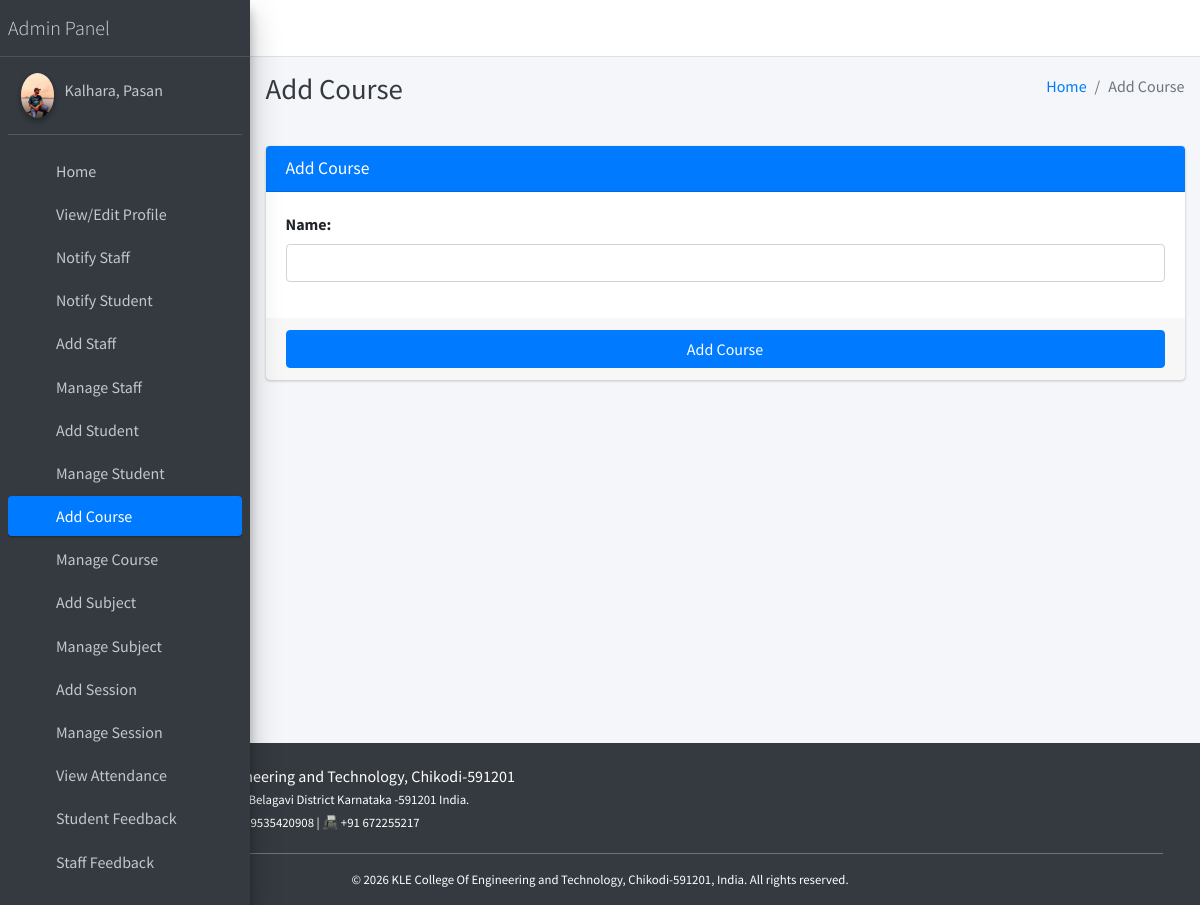
The app's page /course/add (signed in) with its own data.
### main_app/models.py (models this page shows)
class CustomUser(AbstractUser):
    USER_TYPE = ((1, "HOD"), (2, "Staff"), (3, "Student"))
    GENDER = [("M", "Male"), ("F", "Female")]
    username = None  # Removed username, using email instead
    email = models.EmailField(unique=True)
    user_type = models.CharField(default=1, choices=USER_TYPE, max_length=1)
    gender = models.CharField(max_length=1, choices=GENDER)
    profile_pic = models.ImageField()
    address = models.TextField()
    fcm_token = models.TextField(default="")  # For firebase notifications
    created_at = models.DateTimeField(auto_now_add=True)
    updated_at = models.DateTimeField(auto_now=True)
    USERNAME_FIELD = "email"
    REQUIRED_FIELDS = []
    objects = CustomUserManager()
    def __str__(self):
        return self.last_name + ", " + self.first_name

### main_app/hod_views.py (the view, shortened to what this page needs)
# urls.py: path("course/add", hod_views.add_course, name='add_course'),
def add_course(request):
    form = CourseForm(request.POST or None)
    context = {
        'form': form,
        'page_title': 'Add Course'
    }
    return render(request, 'hod_template/add_course_template.html', context)

### main_app/forms.py
class CourseForm(FormSettings):
    def __init__(self, *args, **kwargs):
        super(CourseForm, self).__init__(*args, **kwargs)
    class Meta:
        fields = ['name']
        model = Course

### main_app/templates/hod_template/add_course_template.html
{% extends 'main_app/base.html' %}
{% load static %}
{% block page_title %}{{page_title}}{% endblock page_title %}
{% block content %}
<section class="content">
    <div class="container-fluid">
        <div class="row">
            <div class="col-md-12">
                <div class="card card-primary">
                    <div class="card-header">
                        <h3 class="card-title">{{page_title}}</h3>
                    </div>
                    {% include "main_app/form_template.html" with messages=messages  form=form button_text="Add Course"%}
                </div>
            </div>
        </div>
    </div>
</section>
{% endblock content %}

### main_app/templates/main_app/sidebar_template.html (shortened to what this page needs)
{% load static %}
<aside class="main-sidebar sidebar-dark-primary elevation-4">
{% if request.user.user_type == '1' %}
    <a href="{% url 'admin_home' %}" class="brand-link">
        <span class="brand-text font-weight-light">Admin Panel</span>
    </a>
    <div class="sidebar">
        <div class="user-panel mt-3 pb-3 mb-3 d-flex">
            <div class="image">
                <img src="{{ request.user.profile_pic }}" class="img-circle elevation-2" alt="User Image">
            </div>
            <div class="info">
                <a href="#" class="d-block">{{ user }}</a>
            </div>
        </div>
        <nav class="mt-2">
            <ul class="nav nav-pills nav-sidebar flex-column" role="menu">
                <li class="nav-item">
                    {% url 'admin_home' as admin_home %}
                    <a href="{{ admin_home }}" class="nav-link {% if admin_home == request.path %} active {% endif %}">
                        <i class="nav-icon fas fa-tachometer-alt"></i>
                        <p>Home</p>
                    </a>
                </li>
                <li class="nav-item">
                    {% url 'admin_view_profile' as admin_view_profile %}
                    <a href="{{ admin_view_profile }}" class="nav-link {% if admin_view_profile == request.path %} active {% endif %}">
                        <i class="nav-icon fas fa-user-cog"></i>
                        <p>View/Edit Profile</p>
                    </a>
                </li>
                <li class="nav-item">
                    {% url 'admin_notify_staff' as admin_notify_staff %}
                    <a href="{{ admin_notify_staff }}" class="nav-link {% if admin_notify_staff == request.path %} active {% endif %}">
                        <i class="nav-icon fas fa-bullhorn"></i>
                        <p>Notify Staff</p>
                    </a>
                </li>
                <li class="nav-item">
                    {% url 'admin_notify_student' as admin_notify_student %}
                    <a href="{{ admin_notify_student }}" class="nav-link {% if admin_notify_student == request.path %} active {% endif %}">
                        <i class="nav-icon fas fa-bullhorn"></i>
                        <p>Notify Student</p>
                    </a>
                </li>
                <li class="nav-item">
                    {% url 'add_staff' as add_staff %}
                    <a href="{{ add_staff }}" class="nav-link {% if add_staff == request.path %} active {% endif %}">
                        <i class="nav-icon fas fa-user-plus"></i>
                        <p>Add Staff</p>
                    </a>
                </li>
                <li class="nav-item">
                    {% url 'manage_staff' as manage_staff %}
                    {% url 'edit_staff' staff_id as edit_staff %}
                    <a href="{{ manage_staff }}" class="nav-link {% if manage_staff == request.path or request.path == edit_staff %} active {% endif %}">
                        <i class="nav-icon fas fa-users"></i>
                        <p>Manage Staff</p>
                    </a>
                </li>
                <li class="nav-item">
                    {% url 'add_student' as add_student %}
                    <a href="{{ add_student }}" class="nav-link {% if add_student == request.path %} active {% endif %}">
                        <i class="nav-icon fas fa-user-graduate"></i>
                        <p>Add Student</p>
                    </a>
                </li>
                <li class="nav-item">
                    {% url 'manage_student' as manage_student %}
                    {% url 'edit_student' student_id as edit_student %}
                    <a href="{{ manage_student }}" class="nav-link {% if edit_student == request.path or manage_student == request.path %} active {% endif %}">
                        <i class="nav-icon fas fa-users"></i>
                        <p>Manage Student</p>
                    </a>
                </li>
                <li class="nav-item">
                    {% url 'add_course' as add_course %}
                    <a href="{{ add_course }}" class="nav-link {% if add_course == request.path %} active {% endif %}">
                        <i class="nav-icon fas fa-book"></i>
                        <p>Add Course</p>
                    </a>
                </li>
                <li class="nav-item">
                    {% url 'manage_course' as manage_course %}
                    {% url 'edit_course' course_id as edit_course %}
                    <a href="{{ manage_course }}" class="nav-link {% if edit_course == request.path or manage_course == request.path %} active {% endif %}">
                        <i class="nav-icon fas fa-book-open"></i>
                        <p>Manage Course</p>
                    </a>
                </li>
                <li class="nav-item">
                    {% url 'add_subject' as add_subject %}
                    <a href="{{ add_subject }}" class="nav-link {% if add_subject == request.path %} active {% endif %}">
                        <i class="nav-icon fas fa-chalkboard-teacher"></i>
                        <p>Add Subject</p>
                    </a>
                </li>
                <li class="nav-item">
                    {% url 'manage_subject' as manage_subject %}
                    {% url 'edit_subject' subject_id as edit_subject %}
                    <a href="{{ manage_subject }}" class="nav-link {% if edit_subject == request.path or manage_subject == request.path %} active {% endif %}">
                        <i class="nav-icon fas fa-book-reader"></i>
                        <p>Manage Subject</p>
                    </a>
                </li>
                <li class="nav-item">
                    {% url 'add_session' as add_session %}
                    <a href="{{ add_session }}" class="nav-link {% if add_session == request.path %} active {% endif %}">
                        <i class="nav-icon fas fa-calendar-plus"></i>
                        <p>Add Session</p>
                    </a>
                </li>
                <li class="nav-item">
                    {% url 'manage_session' as manage_session %}
                    {% url 'edit_session' session_id as edit_session %}
                    <a href="{{ manage_session }}" class="nav-link {% if edit_session == request.path or manage_session == request.path %} active {% endif %}">
                        <i class="nav-icon fas fa-calendar-alt"></i>
                        <p>Manage Session</p>
                    </a>
                </li>
                <li class="nav-item">
                    {% url 'admin_view_attendance' as admin_view_attendance %}
                    <a href="{{ admin_view_attendance }}" class="nav-link {% if admin_view_attendance == request.path %} active {% endif %}">
                        <i class="nav-icon fas fa-clipboard-list"></i>
                        <p>View Attendance</p>
                    </a>
                </li>
                <li class="nav-item">
                    {% url 'student_feedback_message' as student_feedback_message %}
                    <a href="{{ student_feedback_message }}" class="nav-link {% if student_feedback_message == request.path %} active {% endif %}">
                        <i class="nav-icon fas fa-comment-dots"></i>
                        <p>Student Feedback</p>
                    </a>
                </li>
                <li class="nav-item">
                    {% url 'staff_feedback_message' as staff_feedback_message %}
                    <a href="{{ staff_feedback_message }}" class="nav-link {% if staff_feedback_message == request.path %} active {% endif %}">
                        <i class="nav-icon fas fa-comments"></i>
                        <p>Staff Feedback</p>
                    </a>
                </li>
                <li class="nav-item">
                    {% url 'view_staff_leave' as view_staff_leave %}
                    <a href="{{ view_staff_leave }}" class="nav-link {% if view_staff_leave == request.path %} active {% endif %}">
                        <i class="nav-icon fas fa-user-clock"></i>
                        <p>Staff Leave</p>
                    </a>
                </li>
{% endif %}
</ul>
</nav>
</div>
</aside>

### records on screen
CustomUser: user.profile_pic (picture), last_name+first_name "Kalhara, Pasan"

### other values on screen
{{ page_title }} "Add Course"
{{ field.label_tag }} "Name:"
{{ button_text }} "Add Course"
